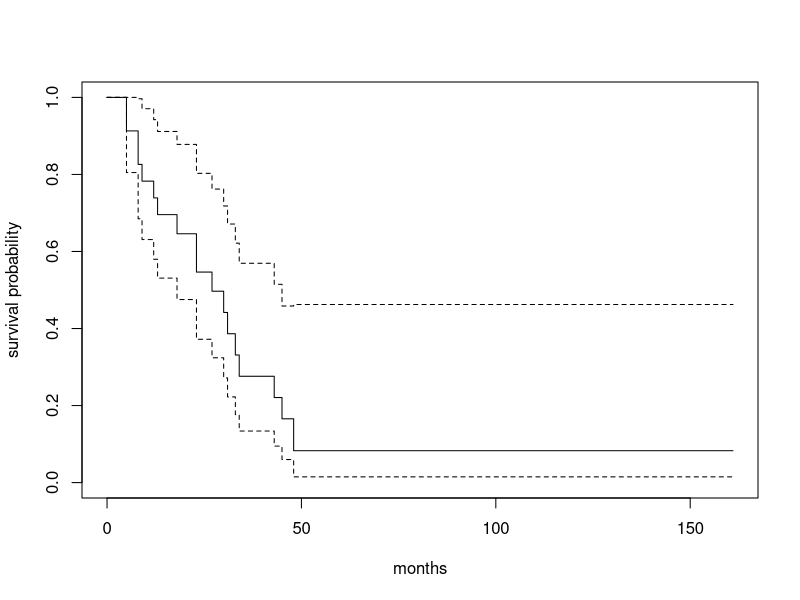
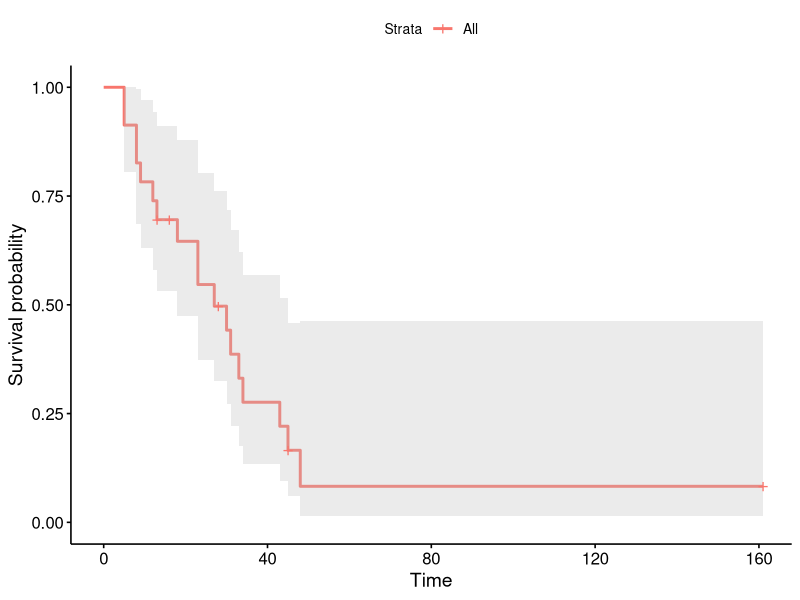
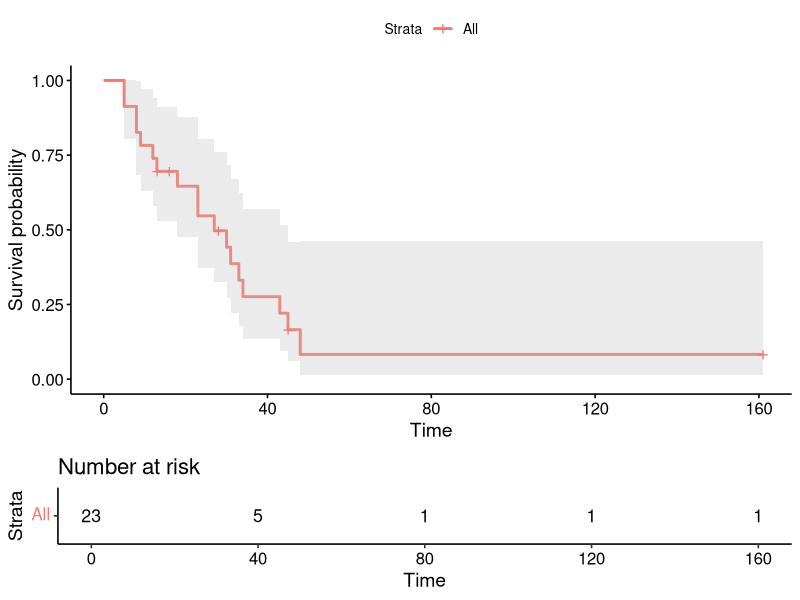
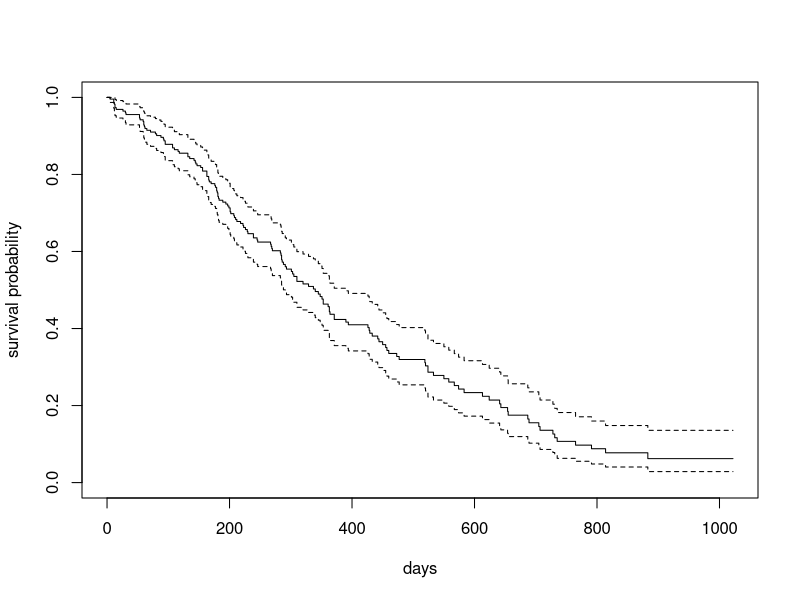
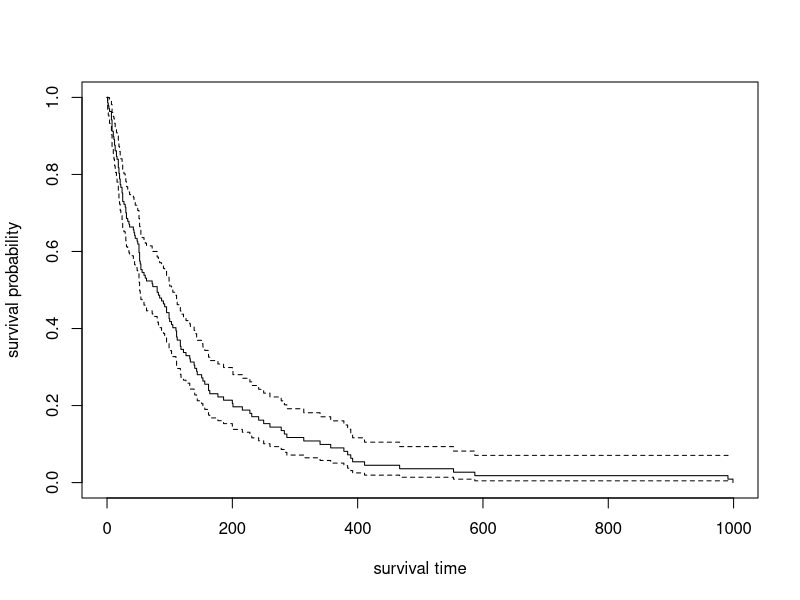

R code for these plots, in order:
library(tidyverse)
library(survival)
library(survminer) # for customizable graphs of survival function
library(broom) # for tidy output possibly not needed
library(ggplot2) # for graphing (actually loaded by survminer)
rm(list=ls())

data(cancer, package = "survival")

# Use the Surv() function to specify the survival outcome variables
# For data with a single time variable indicating time to event or censoring the specification is Surv(time, event)
# Where time is the survival/censoring time variable and event is the binary status variable
Surv(aml$time, aml$status)

# Sometimes you need to enter two time variables
# Surv(time, time2, event)
data(heart, package = "survival")

Surv(jasa1$start, jasa1$stop, jasa1$event)


# ---- Kaplan-Meier ----
# We can obtain the KM estimate of S(t) using survfit()
# The first argument is a model formula with a Surv() outcome speicifcation on the left side of ~
# To estimate the survival function for the entire data set, we specify 1 after ~
KM <- survfit(Surv(time, status) ~ 1, data=aml)

print(KM)
# n=23, events=18, median=27, confidence intervals=18 and 45

# To get a plot of the Kaplan-Meier curve
plot(KM, ylab = "survival probability", xlab = "months")

# tidy() function from the broom package produces a table of the KM estimate of the S(t) i.e., the survival function
KM_table <- tidy(KM)


# ---- Plotting ----
# Use the survminer package which uses ggplot2, use the ggsurvplot() function to produce a plot
# Automatically adds + symbols to denote censored observations
ggsurvplot(KM, conf.int=T)

# Can also add a risk table easily
ggsurvplot(KM, conf.int=T, risk.table=T)


# ---- Cox proportional hazards model ----
# Using the lung data set from the survival package
# fit cox model and save results
lung_cox <- coxph(Surv(time, status) ~ age + sex + wt.loss, data=lung)

# summary of results
summary(lung_cox)

# sample size=214, number of events=152, 14 observations dropped due to missingness
# coef: log hazard ratio coefficient, generally positive means increasing the log-hazard and lowering survival
# exp(coef): hazard ratios (exponentiated coefficients) 
## Age: 1.0203, for each additional year at baseline, the hazard increases by 2.03% or by a factor of 1.0203
## Sex: .5939 females (coded as 2) have 60% the hazard of males, or a 40% decrease
## Weight loss: 1.008, for each additional pound of weight loss, the hazard increases by 0.8%
# se(coef): standard error of log hazard ratios
# Pr(>|z|): p-value for test of log hazard ratio = 0, or equivalently, hazard ratio = 1
# lower .95, upper .95: confidence intervals for hazard ratio
# concordance: proportion of pairs that are concordant, a goodness-of-fit measure

# Again can use broom package to tidy the coxph() results and store them in a tibble
lung_cox_table <- tidy(lung_cox, exponentiate=T, conf.int=T)

# Predicting survival after coxph() with survfit()
# If no covariate values are supplied to survfit, then a survival function will be estimated for a subject with mean values on all model covariates
# predict survival function for subject with means on all covariates
surv_at_means <- survfit(lung_cox) 

# Table of survival function
surv_at_means_tab <- tidy(surv_at_means)

# Plot of predicted survival for subject at means of covariates
plot(surv_at_means, xlab="days", ylab="survival probability")


# ---- Exercise 1 (with veteran data set) ----
# Create a graph and table of the KM estimated survival function for the entire data set. What is the median survival time?
ex1_q1 <- survfit(Surv(time, status) ~ 1, data=veteran)
ex1_q1_tab <- tidy(ex1_q1)
ex1_q1_graph <- plot(ex1_q1, ylab="survival probability", xlab="survival time")


# ---- Exercise 2 (with veteran data set) ----
ex2_q1 <- coxph(Surv(time, status) ~ trt + karno, data=veteran)
summary(ex2_q1)
# exp(coef) for karno was 0.9666 so for every 1 score increase in karnofsky score the hazard risk decreases by ~3.4%
# exp(coef) for trt  was 1.1940 but the p-value wasn't significant 